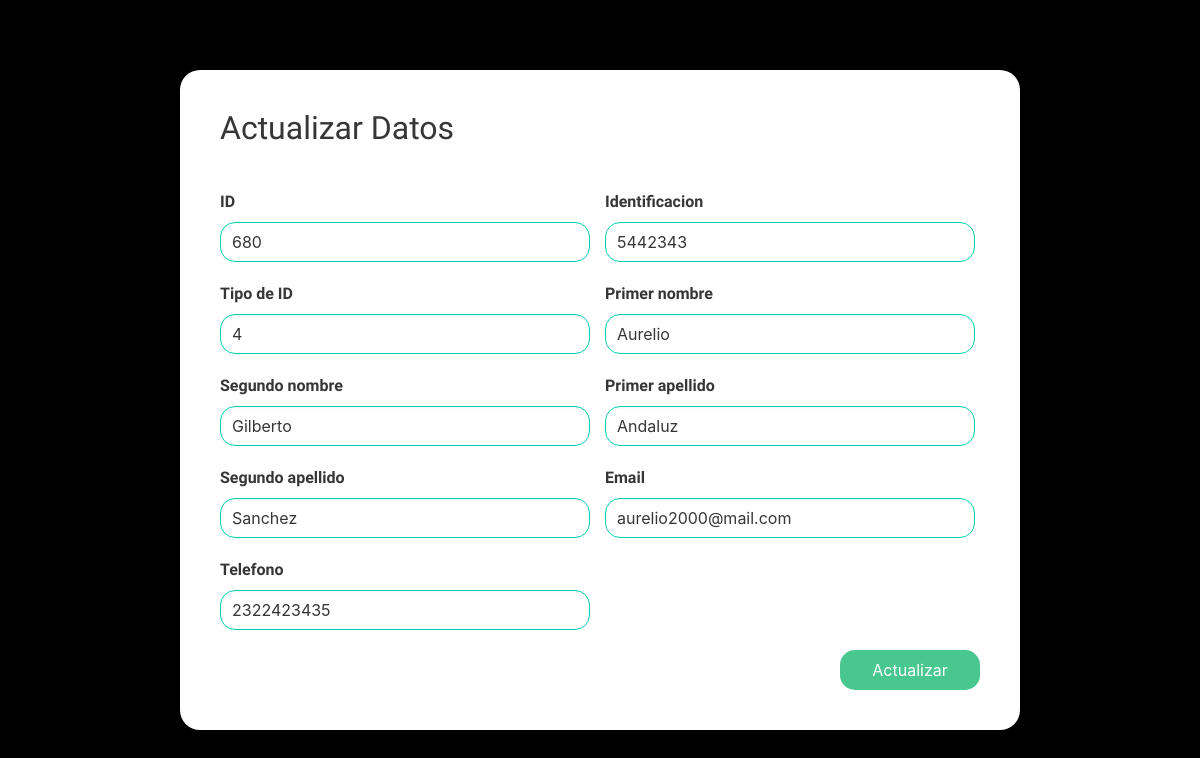
The page /admin/crud_users/update.php?id=680 on the database its author committed.
### tables this page shows
CREATE TABLE `usuarios` (
  `id` int NOT NULL,
  `identificacion` varchar(15) NOT NULL,
  `tipoId` int DEFAULT NULL,
  `primerNombre` varchar(30) NOT NULL,
  `segundoNombre` varchar(30) DEFAULT NULL,
  `primerApellido` varchar(30) NOT NULL,
  `segundoApellido` varchar(30) DEFAULT NULL,
  `telefono` varchar(12) DEFAULT NULL,
  `email` varchar(30) NOT NULL,
  `activo` tinyint NOT NULL DEFAULT '1'
);

### admin/crud_users/update.php (the view, shortened to what this page needs)
<!DOCTYPE html>
<html lang="en">
<head>
    <link rel="stylesheet" href="https://cdn.jsdelivr.net/npm/bulma@0.9.4/css/bulma.min.css">
    <link rel="stylesheet" href="https://cdn.jsdelivr.net/npm/bulma@0.9.4/css/bulma-rtl.min.css">
    <link rel="stylesheet" href="https://cdnjs.cloudflare.com/ajax/libs/font-awesome/6.4.2/css/all.min.css">
    <link rel="stylesheet" href="./estilos/update.css">
</head>
<body>
<div class="contenedor">
    <form action="update.php" method="post">
    <?php
$conexion = new mysqli("localhost", "root", "", "mymba", 3306);
$conexion->set_charset("utf8");
if($_SERVER["REQUEST_METHOD"] === "GET"){
$id = $_GET["id"];
$sql = "SELECT * FROM usuarios WHERE id='$id'";
$result = $conexion->query($sql);
if ($result) {
    $row = $result->fetch_assoc();
}}
?>
    <div class="title" ><h1>Actualizar Datos</h1></div>
        <div class="con1">
            <div class="con1-1">
        <label for="" class="label">ID</label>
        <input class="input is-primary" type="text" value="<?php echo isset($row['id']) ? $row['id'] : ''; ?>" name="id" readonly>
        </div>
        <div class="con1-2">
        <label for="" class="label">Identificacion</label>
        <input class="input is-primary" type="text" value="<?php echo isset($row['identificacion']) ? $row['identificacion'] : ''; ?>" name="identificacion" readonly>
        </div>
    </div>
        <div class="con2">
            <div class="con2-1">
        <label for="" class="label">Tipo de ID</label>
        <input class="input is-primary" type="text" value="<?php echo isset($row['tipoId']) ? $row['tipoId'] : ''; ?>" name="tipoid">
        </div>
        <div class="con2-2">
        <label for="" class="label">Primer nombre</label>
        <input class="input is-primary" type="text" value="<?php echo isset($row['primerNombre']) ? $row['primerNombre'] : ''; ?>" name="nombre1">
        </div>
        </div>
        <div class="con3">
            <div class="con3-1">
        <label for="" class="label">Segundo nombre</label>
        <input class="input is-primary" type="text" value="<?php echo isset($row['segundoNombre']) ? $row['segundoNombre'] : ''; ?>" name="nombre2">
        </div>
        <div class="con3-2">
        <label for="" class="label">Primer apellido</label>
        <input class="input is-primary" type="text" value="<?php echo isset($row['primerApellido']) ? $row['primerApellido'] : ''; ?>" name="apellido1">
        </div>
    </div>
        <div class="con4">
            <div class="con4-1">
        <label for="" class="label">Segundo apellido</label>
        <input class="input is-primary" type="text" value="<?php echo isset($row['segundoApellido']) ? $row['segundoApellido'] : ''; ?>" name="apellido2">
        </div>
        <div class="con4-2">
        <label for="" class="label">Email</label>
        <input class="input is-primary" type="email" value="<?php echo isset($row['email']) ? $row['email'] : ''; ?>" name="email">
        </div>
    </div>
        <div class="con5">
            <div class="con5-1">
        <label for="" class="label">Telefono</label>
        <input class="input is-primary" type="text" value="<?php echo isset($row['telefono']) ? $row['telefono'] : ''; ?>" name="telefono">
        </div>
    </div>
    <div class="butcon">
    <button class="button is-success" type="submit">Actualizar</button>
    </div>
    </div>
    </body>
</html>

### admin/crud_users/estilos/update.css (style rules this page uses)
body { background-color: black; font-family: 'Oxygen', sans-serif; padding: 0; margin: 0; }
.contenedor { height: 100vh; display: flex; flex-direction: column; justify-content: center; align-items: center; }
form { background-color: white; display: flex; flex-direction: column; gap: 20px; width: 840px; padding: 40px; border-radius: 20px; }
.con1, .con2, .con3, .con4, .con5 { display: flex; gap: 15px; }
.butcon { display: flex; justify-content: flex-end; align-items: flex-end; }
input[type="text"],input[type="email"],input[type="password"],#tipoid { width: 370px; border-radius: 15px; }
button[type="submit"] { width: 140px; border-radius: 15px; }

### rows shown on the page
usuarios: id "680", identificacion "5442343", tipoid "4", nombre1 "Aurelio", nombre2 "Gilberto", apellido1 "Andaluz", apellido2 "Sanchez", email "aurelio2000@mail.com", telefono "2322423435"
